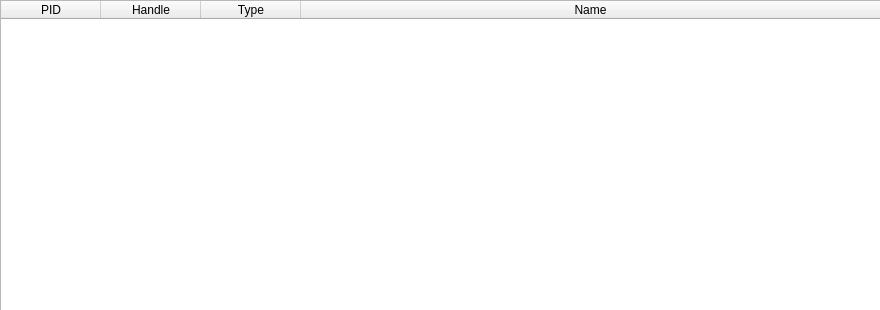
<?xml version="1.0" encoding="UTF-8"?>
<!--
 *
 * 	This file is part of uintDebugger.
 *
 *    uintDebugger is free software: you can redistribute it and/or modify
 *    it under the terms of the GNU General Public License as published by
 *    the Free Software Foundation, either version 3 of the License, or
 *    (at your option) any later version.
 *
 *    uintDebugger is distributed in the hope that it will be useful,
 *    but WITHOUT ANY WARRANTY; without even the implied warranty of
 *    MERCHANTABILITY or FITNESS FOR A PARTICULAR PURPOSE.  See the
 *    GNU General Public License for more details.
 *
 *    You should have received a copy of the GNU General Public License
 *    along with uintDebugger.  If not, see <http://www.gnu.org/licenses/>.
 *
 -->
<ui version="4.0">
 <class>qtDLGHandleViewClass</class>
 <widget class="QWidget" name="qtDLGHandleViewClass">
  <property name="geometry">
   <rect>
    <x>0</x>
    <y>0</y>
    <width>880</width>
    <height>310</height>
   </rect>
  </property>
  <property name="sizePolicy">
   <sizepolicy hsizetype="Expanding" vsizetype="Expanding">
    <horstretch>0</horstretch>
    <verstretch>0</verstretch>
   </sizepolicy>
  </property>
  <property name="windowTitle">
   <string>[ uintDebugger ] - Handle View</string>
  </property>
  <widget class="QWidget" name="verticalLayoutWidget">
   <property name="geometry">
    <rect>
     <x>0</x>
     <y>0</y>
     <width>881</width>
     <height>311</height>
    </rect>
   </property>
   <layout class="QVBoxLayout" name="verticalLayout">
    <item>
     <widget class="QTableWidget" name="tblHandleView">
      <property name="contextMenuPolicy">
       <enum>Qt::CustomContextMenu</enum>
      </property>
      <property name="editTriggers">
       <set>QAbstractItemView::NoEditTriggers</set>
      </property>
      <property name="selectionBehavior">
       <enum>QAbstractItemView::SelectRows</enum>
      </property>
      <attribute name="horizontalHeaderStretchLastSection">
       <bool>true</bool>
      </attribute>
      <attribute name="verticalHeaderVisible">
       <bool>false</bool>
      </attribute>
      <attribute name="verticalHeaderDefaultSectionSize">
       <number>15</number>
      </attribute>
      <attribute name="verticalHeaderMinimumSectionSize">
       <number>15</number>
      </attribute>
      <column>
       <property name="text">
        <string>PID</string>
       </property>
      </column>
      <column>
       <property name="text">
        <string>Handle</string>
       </property>
      </column>
      <column>
       <property name="text">
        <string>Type</string>
       </property>
      </column>
      <column>
       <property name="text">
        <string>Name</string>
       </property>
      </column>
     </widget>
    </item>
   </layout>
  </widget>
 </widget>
 <resources/>
 <connections/>
</ui>
